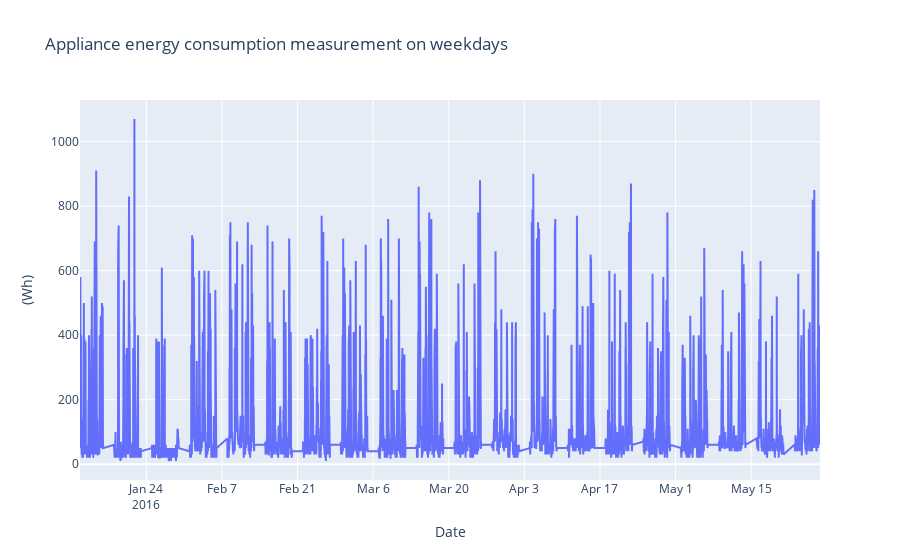

The notebook cell saved with this chart:
### Code cell
# Find rows with weekday 
temp_weekday =  data[data['WEEKDAY'] == 0]
# To understand the timeseries variation of the applaince energy consumption
visData = go.Scatter( x= temp_weekday.date  ,  mode = "lines", y = temp_weekday.Appliances )
layout = go.Layout(title = 'Appliance energy consumption measurement on weekdays' , xaxis=dict(title='Date'), yaxis=dict(title='(Wh)'))
fig = go.Figure(data=[visData],layout=layout)

iplot(fig)

### Figure 1 — Plotly figure (JSON) as saved in the notebook; plotly's stock layout.template omitted (floating-point values rounded to 4 significant figures; data arrays with more than 128 entries replaced by an {"elided": "..."} marker saying what was removed)
{"data": [{"mode": "lines", "type": "scatter", "x": {"elided": "14263 str values"}, "y": {"elided": "14263 int values"}}], "layout": {"title": {"text": "Appliance energy consumption measurement on weekdays"}, "xaxis": {"title": {"text": "Date"}}, "yaxis": {"title": {"text": "(Wh)"}}}}
